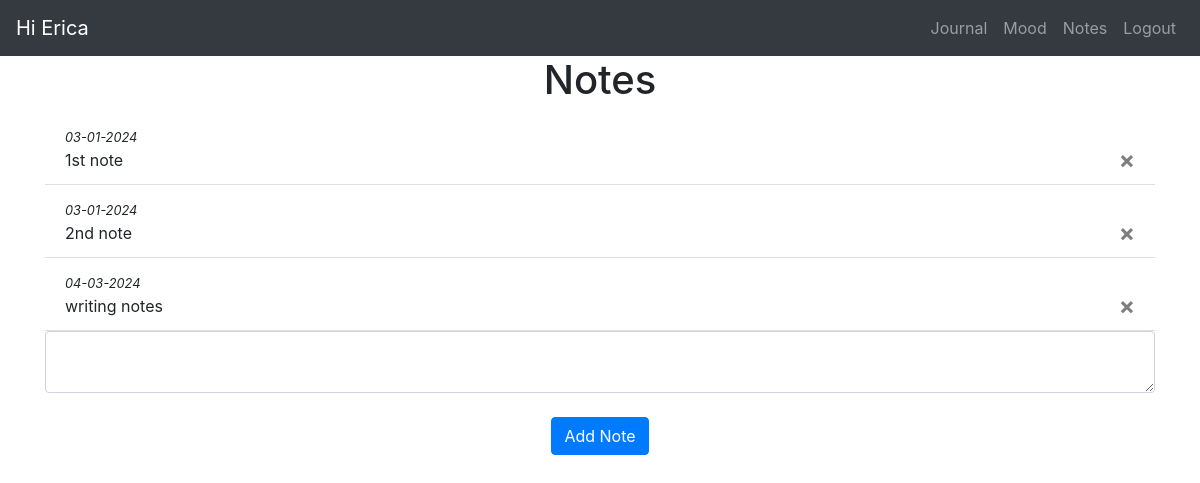
Screenshot of /notes (signed in) with the database file from the repository.
### website/models.py (models this page shows)
class User(db.Model, UserMixin):
    id = db.Column(db.Integer, primary_key=True)
    email = db.Column(db.String(150), unique=True) # email max length (150 characters) and no two users can have the same email
    password = db.Column(db.String(150))
    first_name = db.Column(db.String(150))
    notes = db.relationship('Note')
    journal = db.relationship('Journal')

class Note(db.Model):
    id = db.Column(db.Integer, primary_key=True)
    data = db.Column(db.String(10000))
    date = db.Column(db.DateTime(timezone=True), default=func.now()) # func = get today's date
    user_id = db.Column(db.Integer, db.ForeignKey('user.id')) # one(user) to many(notes) relationship: one object(parent) has many children

### website/views.py (the view, shortened to what this page needs)
@views.route('/notes', methods=['GET', 'POST'])
@login_required
def notes():
    return render_template("notes.html", user=current_user)

### website/__init__.py (called while the page is built)
def create_app():
    app = Flask(__name__)
    app.config['SECRET_KEY'] = 'hjshjhdjah kjshkjdhjs'
    app.config['SQLALCHEMY_DATABASE_URI'] = f'sqlite:///{path.join(path.dirname(path.abspath(__file__)), DB_NAME)}'
    db.init_app(app)
    from .views import views
    from .auth import auth
    app.register_blueprint(views, url_prefix='/')
    app.register_blueprint(auth, url_prefix='/') # we do ont want any prefix, so not /auth
    from .models import Note, Journal, User
    with app.app_context():
        db.create_all()
    login_manager = LoginManager()
    login_manager.login_view = 'auth.login'
    login_manager.init_app(app)
    @login_manager.user_loader
    def load_user(id):
        return User.query.get(int(id))
    return app

### website/templates/notes.html
{% extends "base.html" %} {% block title %}Notes{% endblock %}
{% block content %}
<h1 align="center">Notes</h1>
<ul class="list-group list-group-flush" id="notes">
    {% for note in user.notes %}
    <li class="list-group-item">
        <small><em>{{ note.date.strftime('%m-%d-%Y') }}</em></small>
        <br>
        {{ note.data }}
        <button type="button" class="close" onclick="deleteNote({{ note.id }})">
            <span aria-hidden='true'>&times;</span>
        </button>
    </li>
    {% endfor %}
</ul>
<form method="POST">
    <textarea name="note" id="note" class="form-control"></textarea>
    <br />
    <div align="center">
        <button type="submit" class="btn btn-primary">Add Note</button>
    </div>
</form>
{% endblock %}

### website/templates/base.html (shortened to what this page needs)
<!DOCTYPE html>
<html>
    <head>
        <link
        rel="stylesheet"
        href="https://stackpath.bootstrapcdn.com/bootstrap/4.4.1/css/bootstrap.min.css"
        />
        <link
        rel="stylesheet"
        href="https://stackpath.bootstrapcdn.com/font-awesome/4.7.0/css/font-awesome.min.css"
        />
    </head>
    <body>
        <nav class="navbar navbar-expand-lg navbar-dark bg-dark">
            <a class="navbar-brand" id="greeting" href="/">{% if user.is_authenticated %}Hi {{ user.first_name }}{% endif %}</a>
            <div class="collapse navbar-collapse" id="navbar">
                <div class="navbar-nav ml-auto">
                    {% if user.is_authenticated %}
                    <a class="nav-item nav-link" id="journal" href="/journal">Journal</a>
                    <a class="nav-item nav-link" id="mood" href="/mood">Mood</a>
                    <a class="nav-item nav-link" id="notes" href="/notes">Notes</a>
                    <a class="nav-item nav-link" id="logout" href="/logout">Logout</a>
                    {% else %}
                    <a class="nav-item nav-link" id="login" href="/login">Login</a>
                    <a class="nav-item nav-link" id="register" href="/register">Register</a>
                    {% endif %}
                </div>
            </div>
        </nav>
        <div class="container">
            {% block content %}
            {% endblock %}
        </div>
    </body>
</html>

### rows the page displays
User: first_name "Erica"
Note: date "03-01-2024", data "1st note"
Note: date "03-01-2024", data "2nd note"
Note: date "04-03-2024", data "writing notes"
